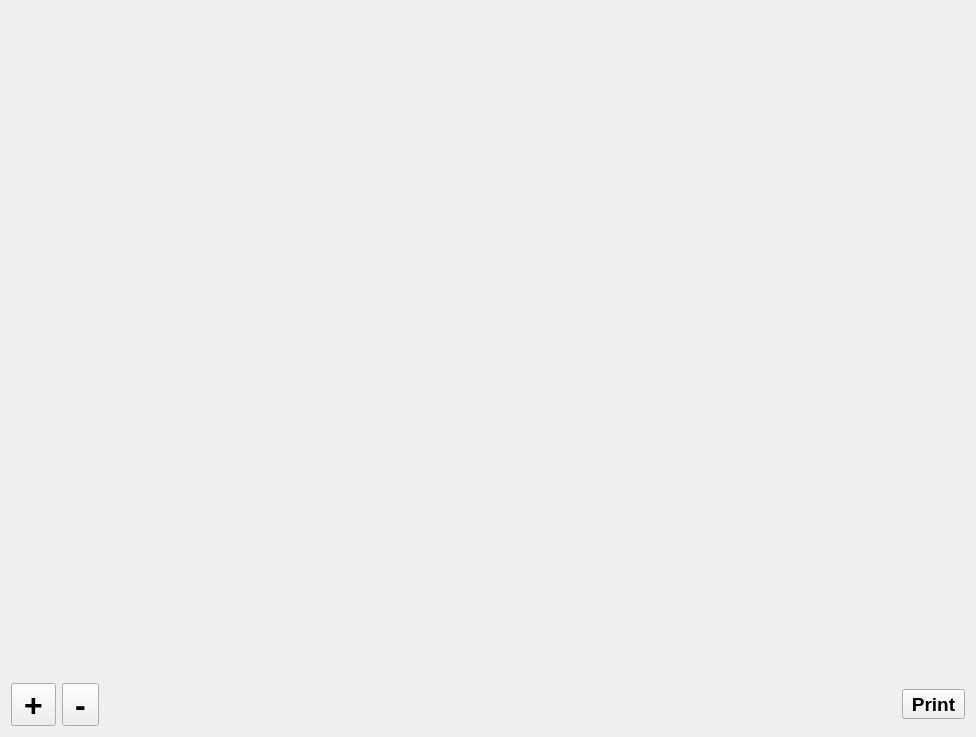
<?xml version="1.0" encoding="UTF-8"?>
<ui version="4.0">
 <class>SmartPreviewDialog</class>
 <widget class="QDialog" name="SmartPreviewDialog">
  <property name="geometry">
   <rect>
    <x>0</x>
    <y>0</y>
    <width>976</width>
    <height>737</height>
   </rect>
  </property>
  <property name="windowTitle">
   <string>Print Preview</string>
  </property>
  <property name="windowIcon">
   <iconset resource="../../home/src/res.qrc">
    <normaloff>:/images/Printer.png</normaloff>:/images/Printer.png</iconset>
  </property>
  <layout class="QVBoxLayout" name="verticalLayout">
   <item>
    <widget class="SmartPreviewWidget" name="previewWidget" native="true">
     <property name="sizePolicy">
      <sizepolicy hsizetype="Preferred" vsizetype="Preferred">
       <horstretch>0</horstretch>
       <verstretch>3</verstretch>
      </sizepolicy>
     </property>
    </widget>
   </item>
   <item>
    <layout class="QHBoxLayout" name="horizontalLayout">
     <item>
      <widget class="QToolButton" name="cmdZoomIn">
       <property name="font">
        <font>
         <pointsize>24</pointsize>
         <weight>75</weight>
         <bold>true</bold>
        </font>
       </property>
       <property name="text">
        <string>+</string>
       </property>
       <property name="iconSize">
        <size>
         <width>64</width>
         <height>64</height>
        </size>
       </property>
      </widget>
     </item>
     <item>
      <widget class="QToolButton" name="cmdZoomOut">
       <property name="font">
        <font>
         <pointsize>24</pointsize>
         <weight>75</weight>
         <bold>true</bold>
        </font>
       </property>
       <property name="text">
        <string>-</string>
       </property>
       <property name="iconSize">
        <size>
         <width>64</width>
         <height>64</height>
        </size>
       </property>
      </widget>
     </item>
     <item>
      <spacer name="horizontalSpacer">
       <property name="orientation">
        <enum>Qt::Horizontal</enum>
       </property>
       <property name="sizeHint" stdset="0">
        <size>
         <width>40</width>
         <height>20</height>
        </size>
       </property>
      </spacer>
     </item>
     <item>
      <widget class="QToolButton" name="cmdPrint">
       <property name="font">
        <font>
         <pointsize>14</pointsize>
         <weight>75</weight>
         <bold>true</bold>
        </font>
       </property>
       <property name="text">
        <string>Print</string>
       </property>
       <property name="icon">
        <iconset resource="../../home/src/res.qrc">
         <normaloff>:/images/Printer.png</normaloff>:/images/Printer.png</iconset>
       </property>
       <property name="iconSize">
        <size>
         <width>34</width>
         <height>32</height>
        </size>
       </property>
       <property name="toolButtonStyle">
        <enum>Qt::ToolButtonTextUnderIcon</enum>
       </property>
      </widget>
     </item>
    </layout>
   </item>
  </layout>
 </widget>
 <customwidgets>
  <customwidget>
   <class>SmartPreviewWidget</class>
   <extends>QWidget</extends>
   <header>smartpreviewwidget.h</header>
   <container>1</container>
  </customwidget>
 </customwidgets>
 <resources>
  <include location="../../home/src/res.qrc"/>
 </resources>
 <connections/>
</ui>
